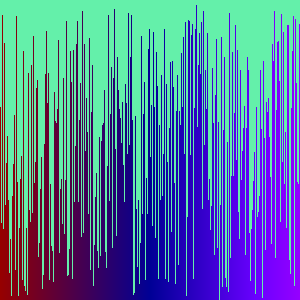
Frame 1 (no input)
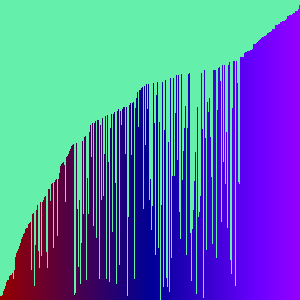
Frame 60 (the mouse pressed at the canvas centre just before this capture)
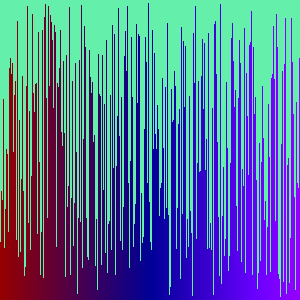
Frame 120 (the mouse held since frame 60 and released just before this capture)

The Processing sketch that drew these frames (run headless with seeded random() and noise(); from frame 60 on, the mouse is pressed at the canvas centre):

// Processing sketch: sketch_201207a
// ── sketch_201207a.pde
//1. create an array of ints. don't initialize it yet.
  int[] nums;

void setup() {
  //2. set the size of your window
  size(300,300);

  //3. initialize your array with the built in width variable
  nums = new int[width];
  
  //4. initialize the ints in the array with random numbers
  //   from 0 to the built-in height variable, (int)random(height)
  randomFillArray(nums);

  //5. call the noStroke() method
  noStroke();
}

void draw() {
  //6. set the background color with background(r, g, b);
  background(100, 240, 170);

  //7. set the color for your graph using the fill() method
  fill(20, 130, 230);
  for(int i = 0; i<nums.length; i++){
    fill(abs(150-i), 0, i);
    rect(i, height, 1, -nums[i]);
  }
  stepSort(nums);
  
  if(mousePressed){
    randomFillArray(nums);
  }

  //8. draw a rectangle for each int in your array.
  //   the x value will be the index of the int
  //   the y value will the height variable
  //   the width is 1
  //   the height is the negative array value at the array index, e.g. -intArray[ i ]


  //9. call the stepSort method
  

  //10. extract the code from step 4 that randomizes the array into a new method.
  

  //11. call the method you made in step 10 when the mouse is pressed using the mousePressed variable
  
}

void randomFillArray(int[] arr){
  for(int i = 0; i<arr.length; i++){
    arr[i] = (int)random(height);
  }
}

void stepSort(int[] arr) {
  for (int i = 1; i < arr.length; i++) {
    if (arr[i - 1] > arr[i]) {
      int t = arr[i];
      arr[i] = arr[i - 1];
      arr[i - 1] = t;
    }
  }
}
